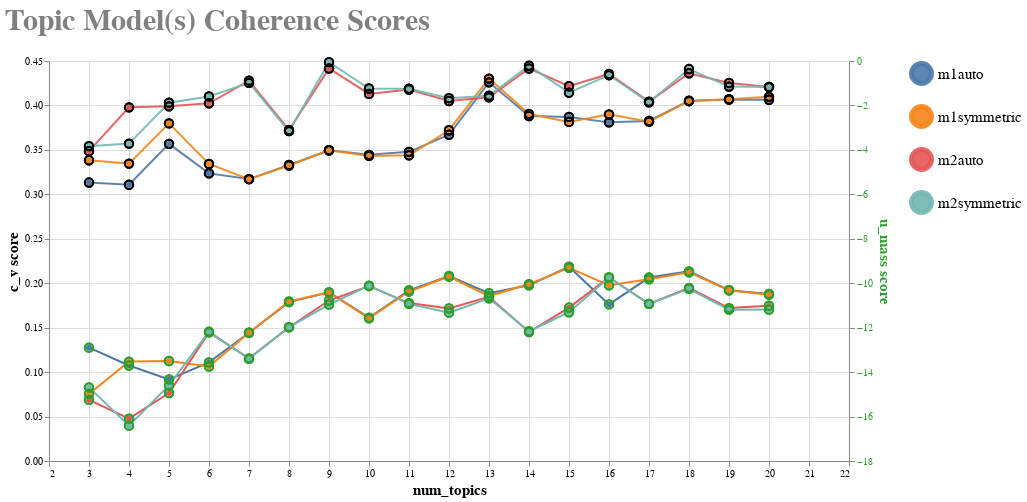

The cell this chart's notebook holds for it:
### Code cell
coherence_chart

### Figure 1 — Vega-Lite specification as saved in the notebook (floating-point values rounded to 4 significant figures)
{"config": {"view": {"continuousWidth": 300, "continuousHeight": 300}, "axis": {"titleFontSize": 15}, "axisLeft": {"labelColor": "black", "titleColor": "black", "titleFont": "Courier"}, "axisRight": {"labelColor": "#2ca02c", "titleColor": "#2ca02c", "titleFont": "Courier"}, "legend": {"labelFont": "Courier", "labelFontSize": 15, "labelOverlap": false, "symbolSize": 400, "symbolStrokeWidth": 5, "title": null, "titleFontSize": 15}, "title": {"anchor": "start", "color": "gray", "font": "Courier", "fontSize": 30}}, "layer": [{"mark": {"type": "line"}, "encoding": {"color": {"field": "model_name", "type": "nominal"}}, "transform": [{"fold": ["c_v", "u_mass"], "as": ["Measure", "Value"]}]}, {"mark": {"type": "line", "opacity": 0.9, "point": true}, "encoding": {"color": {"field": "model_name", "type": "nominal"}, "tooltip": [{"field": "c_v", "type": "quantitative"}, {"field": "model_name", "type": "nominal"}, {"field": "num_topics", "type": "quantitative"}], "x": {"field": "num_topics", "type": "quantitative"}, "y": {"field": "c_v", "title": "c_v score", "type": "quantitative"}}, "transform": [{"fold": ["c_v", "u_mass"], "as": ["Measure", "Value"]}]}, {"mark": {"type": "line", "opacity": 1, "point": true}, "encoding": {"color": {"field": "model_name", "type": "nominal"}, "tooltip": [{"field": "u_mass", "type": "quantitative"}, {"field": "model_name", "type": "nominal"}, {"field": "num_topics", "type": "quantitative"}], "x": {"field": "num_topics", "type": "quantitative"}, "y": {"field": "u_mass", "title": "u_mass score", "type": "quantitative"}}, "transform": [{"fold": ["c_v", "u_mass"], "as": ["Measure", "Value"]}]}, {"mark": {"type": "circle", "fillOpacity": 0, "size": 70, "stroke": "#2ca02c"}, "encoding": {"color": {"field": "model_name", "type": "nominal"}, "tooltip": [{"field": "u_mass", "type": "quantitative"}, {"field": "model_name", "type": "nominal"}, {"field": "num_topics", "type": "quantitative"}], "x": {"field": "num_topics", "type": "quantitative"}, "y": {"axis": {"labels": false}, "field": "u_mass", "title": "", "type": "quantitative"}}, "transform": [{"fold": ["c_v", "u_mass"], "as": ["Measure", "Value"]}]}, {"mark": {"type": "circle", "fillOpacity": 0, "size": 70, "stroke": "black"}, "encoding": {"color": {"field": "model_name", "type": "nominal"}, "tooltip": [{"field": "c_v", "type": "quantitative"}, {"field": "model_name", "type": "nominal"}, {"field": "num_topics", "type": "quantitative"}], "x": {"field": "num_topics", "scale": {"domain": [2, 20.9]}, "type": "quantitative"}, "y": {"axis": {"labels": false}, "field": "c_v", "title": "", "type": "quantitative"}}, "transform": [{"fold": ["c_v", "u_mass"], "as": ["Measure", "Value"]}]}], "data": {"name": "data-34fbc1ef6e4d591f66b96143d661f228"}, "height": 400, "resolve": {"scale": {"y": "independent"}}, "title": {"text": ["Topic Model(s) Coherence Scores"], "subtitle": [""]}, "width": 800, "$schema": "https://vega.github.io/schema/vega-lite/v5.8.0.json", "datasets": {"data-34fbc1ef6e4d591f66b96143d661f228": [{"c_v": 0.3132, "u_mass": -12.9, "num_topics": 3, "alpha": "auto", "method": "m1", "model_name": "m1auto"}, {"c_v": 0.3383, "u_mass": -14.98, "num_topics": 3, "alpha": "symmetric", "method": "m1", "model_name": "m1symmetric"}, {"c_v": 0.3486, "u_mass": -15.25, "num_topics": 3, "alpha": "auto", "method": "m2", "model_name": "m2auto"}, {"c_v": 0.3542, "u_mass": -14.69, "num_topics": 3, "alpha": "symmetric", "method": "m2", "model_name": "m2symmetric"}, {"c_v": 0.3108, "u_mass": -13.7, "num_topics": 4, "alpha": "auto", "method": "m1", "model_name": "m1auto"}, {"c_v": 0.3346, "u_mass": -13.53, "num_topics": 4, "alpha": "symmetric", "method": "m1", "model_name": "m1symmetric"}, {"c_v": 0.3979, "u_mass": -16.09, "num_topics": 4, "alpha": "auto", "method": "m2", "model_name": "m2auto"}, {"c_v": 0.3571, "u_mass": -16.41, "num_topics": 4, "alpha": "symmetric", "method": "m2", "model_name": "m2symmetric"}, {"c_v": 0.3568, "u_mass": -14.32, "num_topics": 5, "alpha": "auto", "method": "m1", "model_name": "m1auto"}, {"c_v": 0.3798, "u_mass": -13.5, "num_topics": 5, "alpha": "symmetric", "method": "m1", "model_name": "m1symmetric"}, {"c_v": 0.399, "u_mass": -14.94, "num_topics": 5, "alpha": "auto", "method": "m2", "model_name": "m2auto"}, {"c_v": 0.4031, "u_mass": -14.6, "num_topics": 5, "alpha": "symmetric", "method": "m2", "model_name": "m2symmetric"}, {"c_v": 0.3236, "u_mass": -13.56, "num_topics": 6, "alpha": "auto", "method": "m1", "model_name": "m1auto"}, {"c_v": 0.3341, "u_mass": -13.75, "num_topics": 6, "alpha": "symmetric", "method": "m1", "model_name": "m1symmetric"}, {"c_v": 0.4024, "u_mass": -12.22, "num_topics": 6, "alpha": "auto", "method": "m2", "model_name": "m2auto"}, {"c_v": 0.4102, "u_mass": -12.18, "num_topics": 6, "alpha": "symmetric", "method": "m2", "model_name": "m2symmetric"}, {"c_v": 0.3172, "u_mass": -12.23, "num_topics": 7, "alpha": "auto", "method": "m1", "model_name": "m1auto"}, {"c_v": 0.3172, "u_mass": -12.23, "num_topics": 7, "alpha": "symmetric", "method": "m1", "model_name": "m1symmetric"}, {"c_v": 0.4279, "u_mass": -13.38, "num_topics": 7, "alpha": "auto", "method": "m2", "model_name": "m2auto"}, {"c_v": 0.4254, "u_mass": -13.4, "num_topics": 7, "alpha": "symmetric", "method": "m2", "model_name": "m2symmetric"}, {"c_v": 0.333, "u_mass": -10.85, "num_topics": 8, "alpha": "auto", "method": "m1", "model_name": "m1auto"}, {"c_v": 0.3324, "u_mass": -10.82, "num_topics": 8, "alpha": "symmetric", "method": "m1", "model_name": "m1symmetric"}, {"c_v": 0.3724, "u_mass": -11.99, "num_topics": 8, "alpha": "auto", "method": "m2", "model_name": "m2auto"}, {"c_v": 0.371, "u_mass": -11.98, "num_topics": 8, "alpha": "symmetric", "method": "m2", "model_name": "m2symmetric"}, {"c_v": 0.3496, "u_mass": -10.41, "num_topics": 9, "alpha": "auto", "method": "m1", "model_name": "m1auto"}, {"c_v": 0.3496, "u_mass": -10.41, "num_topics": 9, "alpha": "symmetric", "method": "m1", "model_name": "m1symmetric"}, {"c_v": 0.4416, "u_mass": -10.78, "num_topics": 9, "alpha": "auto", "method": "m2", "model_name": "m2auto"}, {"c_v": 0.4487, "u_mass": -10.96, "num_topics": 9, "alpha": "symmetric", "method": "m2", "model_name": "m2symmetric"}, {"c_v": 0.3444, "u_mass": -11.55, "num_topics": 10, "alpha": "auto", "method": "m1", "model_name": "m1auto"}, {"c_v": 0.3432, "u_mass": -11.58, "num_topics": 10, "alpha": "symmetric", "method": "m1", "model_name": "m1symmetric"}, {"c_v": 0.413, "u_mass": -10.13, "num_topics": 10, "alpha": "auto", "method": "m2", "model_name": "m2auto"}, {"c_v": 0.419, "u_mass": -10.11, "num_topics": 10, "alpha": "symmetric", "method": "m2", "model_name": "m2symmetric"}, {"c_v": 0.3478, "u_mass": -10.32, "num_topics": 11, "alpha": "auto", "method": "m1", "model_name": "m1auto"}, {"c_v": 0.344, "u_mass": -10.37, "num_topics": 11, "alpha": "symmetric", "method": "m1", "model_name": "m1symmetric"}, {"c_v": 0.4179, "u_mass": -10.9, "num_topics": 11, "alpha": "auto", "method": "m2", "model_name": "m2auto"}, {"c_v": 0.4188, "u_mass": -10.93, "num_topics": 11, "alpha": "symmetric", "method": "m2", "model_name": "m2symmetric"}, {"c_v": 0.3671, "u_mass": -9.677, "num_topics": 12, "alpha": "auto", "method": "m1", "model_name": "m1auto"}, {"c_v": 0.3721, "u_mass": -9.701, "num_topics": 12, "alpha": "symmetric", "method": "m1", "model_name": "m1symmetric"}, {"c_v": 0.405, "u_mass": -11.13, "num_topics": 12, "alpha": "auto", "method": "m2", "model_name": "m2auto"}, {"c_v": 0.4082, "u_mass": -11.32, "num_topics": 12, "alpha": "symmetric", "method": "m2", "model_name": "m2symmetric"}, {"c_v": 0.426, "u_mass": -10.45, "num_topics": 13, "alpha": "auto", "method": "m1", "model_name": "m1auto"}, {"c_v": 0.4302, "u_mass": -10.58, "num_topics": 13, "alpha": "symmetric", "method": "m1", "model_name": "m1symmetric"}, {"c_v": 0.4091, "u_mass": -10.61, "num_topics": 13, "alpha": "auto", "method": "m2", "model_name": "m2auto"}, {"c_v": 0.411, "u_mass": -10.68, "num_topics": 13, "alpha": "symmetric", "method": "m2", "model_name": "m2symmetric"}, {"c_v": 0.3881, "u_mass": -10.09, "num_topics": 14, "alpha": "auto", "method": "m1", "model_name": "m1auto"}, {"c_v": 0.3904, "u_mass": -10.04, "num_topics": 14, "alpha": "symmetric", "method": "m1", "model_name": "m1symmetric"}, {"c_v": 0.4416, "u_mass": -12.2, "num_topics": 14, "alpha": "auto", "method": "m2", "model_name": "m2auto"}, {"c_v": 0.4447, "u_mass": -12.16, "num_topics": 14, "alpha": "symmetric", "method": "m2", "model_name": "m2symmetric"}, {"c_v": 0.3871, "u_mass": -9.256, "num_topics": 15, "alpha": "auto", "method": "m1", "model_name": "m1auto"}, {"c_v": 0.3815, "u_mass": -9.311, "num_topics": 15, "alpha": "symmetric", "method": "m1", "model_name": "m1symmetric"}, {"c_v": 0.4216, "u_mass": -11.09, "num_topics": 15, "alpha": "auto", "method": "m2", "model_name": "m2auto"}, {"c_v": 0.4143, "u_mass": -11.31, "num_topics": 15, "alpha": "symmetric", "method": "m2", "model_name": "m2symmetric"}, {"c_v": 0.381, "u_mass": -10.95, "num_topics": 16, "alpha": "auto", "method": "m1", "model_name": "m1auto"}, {"c_v": 0.39, "u_mass": -10.09, "num_topics": 16, "alpha": "symmetric", "method": "m1", "model_name": "m1symmetric"}, {"c_v": 0.4354, "u_mass": -9.739, "num_topics": 16, "alpha": "auto", "method": "m2", "model_name": "m2auto"}, {"c_v": 0.434, "u_mass": -9.738, "num_topics": 16, "alpha": "symmetric", "method": "m2", "model_name": "m2symmetric"}, {"c_v": 0.3826, "u_mass": -9.745, "num_topics": 17, "alpha": "auto", "method": "m1", "model_name": "m1auto"}, {"c_v": 0.3817, "u_mass": -9.826, "num_topics": 17, "alpha": "symmetric", "method": "m1", "model_name": "m1symmetric"}, {"c_v": 0.4042, "u_mass": -10.93, "num_topics": 17, "alpha": "auto", "method": "m2", "model_name": "m2auto"}, {"c_v": 0.4035, "u_mass": -10.93, "num_topics": 17, "alpha": "symmetric", "method": "m2", "model_name": "m2symmetric"}, {"c_v": 0.4053, "u_mass": -9.468, "num_topics": 18, "alpha": "auto", "method": "m1", "model_name": "m1auto"}, {"c_v": 0.4048, "u_mass": -9.511, "num_topics": 18, "alpha": "symmetric", "method": "m1", "model_name": "m1symmetric"}, {"c_v": 0.4362, "u_mass": -10.21, "num_topics": 18, "alpha": "auto", "method": "m2", "model_name": "m2auto"}, {"c_v": 0.441, "u_mass": -10.25, "num_topics": 18, "alpha": "symmetric", "method": "m2", "model_name": "m2symmetric"}, {"c_v": 0.4066, "u_mass": -10.31, "num_topics": 19, "alpha": "auto", "method": "m1", "model_name": "m1auto"}, {"c_v": 0.4071, "u_mass": -10.32, "num_topics": 19, "alpha": "symmetric", "method": "m1", "model_name": "m1symmetric"}, {"c_v": 0.4253, "u_mass": -11.12, "num_topics": 19, "alpha": "auto", "method": "m2", "model_name": "m2auto"}, {"c_v": 0.4212, "u_mass": -11.19, "num_topics": 19, "alpha": "symmetric", "method": "m2", "model_name": "m2symmetric"}, {"c_v": 0.4064, "u_mass": -10.48, "num_topics": 20, "alpha": "auto", "method": "m1", "model_name": "m1auto"}, {"c_v": 0.4097, "u_mass": -10.52, "num_topics": 20, "alpha": "symmetric", "method": "m1", "model_name": "m1symmetric"}, {"c_v": 0.4206, "u_mass": -11.01, "num_topics": 20, "alpha": "auto", "method": "m2", "model_name": "m2auto"}, {"c_v": 0.4208, "u_mass": -11.19, "num_topics": 20, "alpha": "symmetric", "method": "m2", "model_name": "m2symmetric"}]}}
